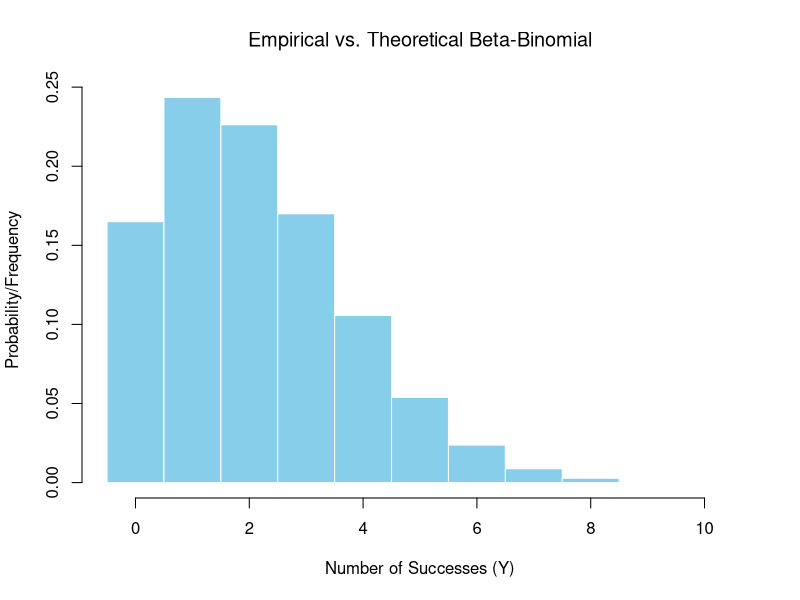

Source code (R): (Note: this script raises an error after producing the figure.)
############################# Beta-Binomial dist

# Simulate Beta-Binomial via hierarchical sampling
set.seed(42)
theta <- rbeta(1000, 3, 11)

Y <- c()
for (i in theta) {
  r <- rbinom(100, 10, i)
  Y <- c(Y, r)
}

# Plot histogram of empirical Beta-Binomial
hist(
  Y,
  breaks = seq(-0.5, 10.5, 1),
  freq = FALSE,
  col = "skyblue",
  border = "white",
  main = expression(paste("Empirical vs. Theoretical Beta-Binomial")),
  xlab = "Number of Successes (Y)",
  ylab = "Probability/Frequency"
)

# Add theoretical Beta-Binomial PMF
x_vals <- 0:10
pmf <- dbbinom(x_vals, size = 10, alpha = 3, beta = 11)

points(x_vals, pmf, pch = 19, col = "red") # plot points
lines(x_vals, pmf, col = "red", lwd = 2) # connect them
legend(
  "topright",
  legend = c("Empirical", "Theoretical"),
  fill = c("skyblue", NA),
  border = c("white", NA),
  lty = c(NA, 1),
  pch = c(NA, 19),
  col = c("skyblue", "red")
)

# Add annotation below the legend manually
usr <- par("usr") # get current plot bounds: c(x1, x2, y1, y2)
text(
  x = usr[2] - 2.75,
  y = usr[4] - 0.055,
  labels = expression(theta %~% Beta(3, 11)),
  adj = 0
)
